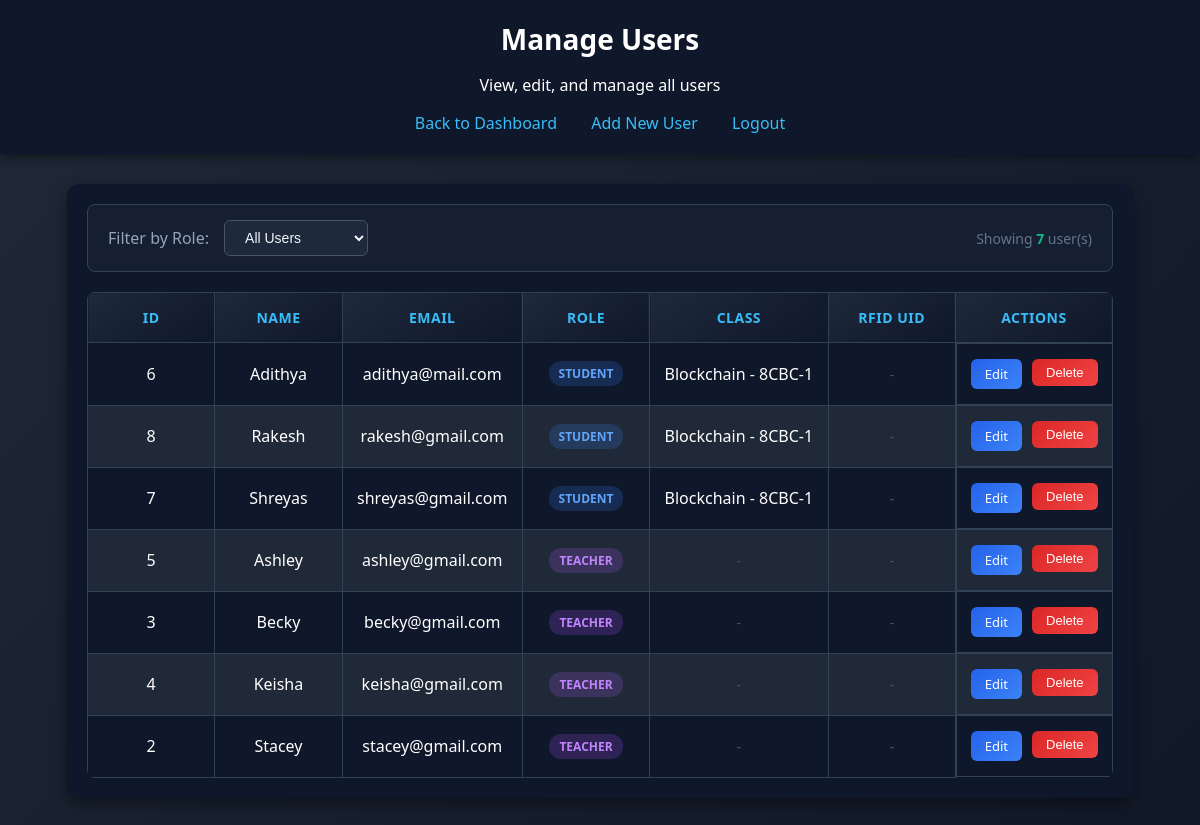
The app's page /admin/users (signed in), older data.
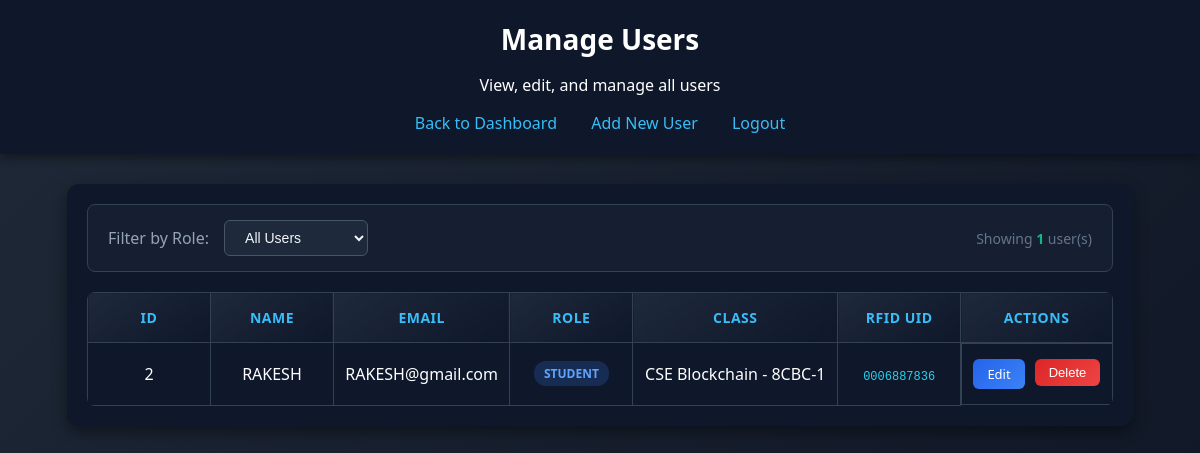
The same page, newer data.
### tables this page shows
CREATE TABLE users (
    id INTEGER PRIMARY KEY AUTOINCREMENT,
    name TEXT NOT NULL,
    email TEXT UNIQUE NOT NULL,
    password TEXT NOT NULL,
    role TEXT NOT NULL CHECK(role IN ('student','teacher','admin')),
    class_id INTEGER,
    rfid_uid TEXT,
    FOREIGN KEY(class_id) REFERENCES classes(id)
);

CREATE TABLE classes (
    id INTEGER PRIMARY KEY AUTOINCREMENT,
    class_name TEXT NOT NULL,
    room_no TEXT
);

### backend/app.py (the view)
@app.route("/admin/users")
def manage_users():
    if session.get("role") != "admin":
        return redirect("/login")
    role_filter = request.args.get("role", "all")
    conn = get_connection()
    cursor = conn.cursor()
    query = """
        SELECT users.id, users.name, users.email, users.role,
               classes.class_name, classes.room_no, users.rfid_uid
        FROM users
        LEFT JOIN classes ON users.class_id = classes.id
        WHERE users.role != 'admin'
    """
    params = []
    if role_filter in ["student", "teacher"]:
        query += " AND users.role = ?"
        params.append(role_filter)
    query += " ORDER BY users.role, users.name"
    users = cursor.execute(query, params).fetchall()
    conn.close()
    return render_template("admin_users.html", users=users, role_filter=role_filter)

### backend/app.py (called while the page is built)
def get_connection():
    conn = sqlite3.connect(DB_PATH)
    conn.row_factory = sqlite3.Row
    return conn

### frontend/templates/admin_users.html (shortened to what this page needs)
<!DOCTYPE html>
<html lang="en">
<head>
    <link rel="stylesheet" href="/static/style.css">
</head>
<body>
    <div class="header">
        <h1>Manage Users</h1>
        <p>View, edit, and manage all users</p>
        <nav class="nav-links">
            <a href="/admin">Back to Dashboard</a>
            <a href="/admin/add_user">Add New User</a>
            <a href="/logout">Logout</a>
        </nav>
    </div>
    <div class="dashboard-content">
        <div class="table-container">
            <div class="filter-bar">
                <label>Filter by Role:</label>
                <form method="GET" id="filterForm">
                    <select name="role" onchange="this.form.submit()">
                        <option value="all" {% if role_filter == 'all' %}selected{% endif %}>All Users</option>
                    </select>
                </form>
                <span class="user-count">
                    Showing <strong>{{ users|length }}</strong> user(s)
                </span>
            </div>
            <table class="weekly-table">
                <thead>
                    <tr>
                        <th>ID</th>
                        <th>Name</th>
                        <th>Email</th>
                        <th>Role</th>
                        <th>Class</th>
                        <th>RFID UID</th>
                        <th>Actions</th>
                    </tr>
                </thead>
                <tbody>
                    {% for u in users %}
                    <tr>
                        <td>{{ u.id }}</td>
                        <td>{{ u.name }}</td>
                        <td>{{ u.email }}</td>
                        <td>
                            <span class="role-badge role-{{ u.role }}">{{ u.role }}</span>
                        </td>
                        <td>
                            {% if u.class_name %}
                            {{ u.class_name }} - {{ u.room_no }}
                            {% else %}
                            <span class="empty-slot">-</span>
                            {% endif %}
                        </td>
                        <td>
                            {% if u.rfid_uid %}
                            <span class="rfid-uid">{{ u.rfid_uid }}</span>
                            {% else %}
                            <span class="empty-slot">-</span>
                            {% endif %}
                        </td>
                        <td class="action-cell">
                            <a href="/admin/edit_user/{{ u.id }}" class="edit-link">Edit</a>
                            <form action="/admin/delete_user/{{ u.id }}" method="POST" style="display:inline;">
                                <button type="submit" class="delete-link" onclick="return confirm('Delete {{ u.name }}?')">Delete</button>
                            </form>
                        </td>
                    </tr>
                    {% endfor %}
                </tbody>
            </table>
        </div>
    </div>
</body>
</html>

Row changes from the older to the newer data that the page shows:
removed users: id "6", name "Adithya", email "adithya@mail.com", role "STUDENT", class_name "Blockchain", room_no "8CBC-1"
removed users: id "8", name "Rakesh", email "rakesh@gmail.com", role "STUDENT", class_name "Blockchain", room_no "8CBC-1"
removed users: id "7", name "Shreyas", email "shreyas@gmail.com", role "STUDENT", class_name "Blockchain", room_no "8CBC-1"
removed users: id "5", name "Ashley", email "ashley@gmail.com", role "TEACHER"
removed users: id "3", name "Becky", email "becky@gmail.com", role "TEACHER"
removed users: id "4", name "Keisha", email "keisha@gmail.com", role "TEACHER"
changed users id 2: name "Stacey" → "RAKESH"; email "stacey@gmail.com" → "RAKESH@gmail.com"; role "TEACHER" → "STUDENT"; class_name (not shown) → "CSE Blockchain"; room_no (not shown) → "8CBC-1"; rfid_uid (not shown) → "0006887836"
Text that changed along with them:
{{ users|length }}: "7" → "1"
